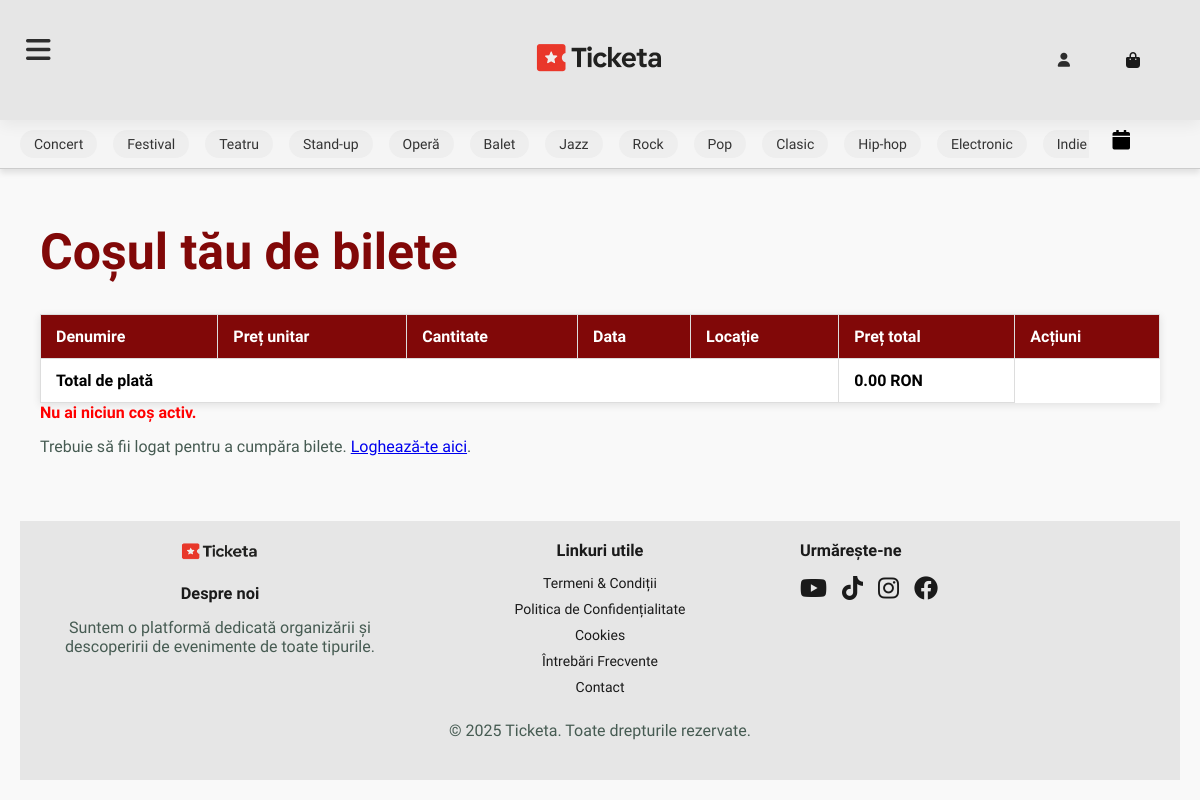
The app's page /cart.php with its own data.
### tables this page shows
CREATE TABLE `categories` (
  `id_cat` int(11) NOT NULL,
  `denumire` varchar(255) NOT NULL
);

### cart.php (the view, shortened to what this page needs)
<?php
require_once 'includes/dbh.inc.php';
?>
<!DOCTYPE html>
<html lang="en">
<head>
    <link rel="stylesheet" href="https://use.fontawesome.com/releases/v6.4.0/css/all.css" />
    <link rel="stylesheet" href="style.css" />
    <link rel="stylesheet" href="https://cdn.jsdelivr.net/npm/flatpickr/dist/flatpickr.min.css">
</head>
<body>
<section id="header">
    <button id="menu-toggle" aria-label="Toggle menu" aria-expanded="false" aria-controls="navbar-left">
        <i class="fa-solid fa-bars"></i>
    </button>
    <div id="logo">
        <a href="index.php">
            <img src="IMG/logo.png" alt="Logo" width="150" height="150">
        </a>
    </div>
    <div class="header-right">
        <ul id="navbar-right">
            <?php if (isset($_SESSION["user_fname"])): ?>
                <li class="greeting" style="padding: 10px; color: #1a1a1a;">
                    <a href="profile.php" style="color: #1a1a1a; text-decoration: none;">
                        Salut, <?= htmlspecialchars($_SESSION["user_fname"]) ?>!
                    </li>
            <?php else: ?>
                <li class="mobile-login-btn">
                    <button id="mobile-login-button"><i class="fa-solid fa-user"></i></button>
                </li>
            <?php endif; ?>
                <li><a href="cart.php"><i class="fas fa-shopping-bag"></i></a></li>
            </ul>
        </div>
</section>
    <section id="subheader">
        <div class="category-wrapper">
            <div class="category-scroll">
                <div class="category-scroll">
                <?php
                    try {
                        $stmt = $pdo->query("SELECT * FROM categories ORDER BY id_cat ASC");
                        $categories = $stmt->fetchAll(PDO::FETCH_ASSOC);
                    } catch (PDOException $e) {
                        echo "Eroare la preluarea categoriilor: " . $e->getMessage();
                    }
                    if ($categories) {
                        foreach ($categories as $categoryItem) {
                            $denumire = htmlspecialchars($categoryItem['denumire']);
                            $urlCategory = urlencode($denumire);
                            echo '<a href="discover_events.php?category=' . $urlCategory . '" class="category-link">' . $denumire . '</a>';
                        }
                    } else {
                        echo '<p>Nu există categorii disponibile.</p>';
                    }
                ?>
                </div>
                <div id="calendar-container" style="position: relative; display: inline-block;">
                    <i id="calendar-icon" class="fa fa-calendar" style="cursor: pointer; font-size: 20px; margin-left: 8px;"></i>
                </div>
            </div>
        </div>
    </section>
    <div id="main-wrapper">
        <section id="main-content" style="margin-top: 180px;">
        <h1>Coșul tău de bilete</h1>
        <table id="cart-table">
            <thead>
                <tr>
                    <th>Denumire</th>
                    <th>Preț unitar</th>
                    <th>Cantitate</th>
                    <th>Data</th>
                    <th>Locație</th>
                    <th>Preț total</th>
                    <th>Acțiuni</th>
                </tr>
            </thead>
            <tfoot>
                <tr>
                    <td colspan="5">Total de plată</td>
                    <td id="total-price">0 RON</td>
                </tr>
            </tfoot>
        </table>
        <div id="empty-cart-message" style="display: none; color: red; font-weight: bold;">
            Nu ai niciun coș activ.
        </div>
        <?php if (isset($_SESSION['user_id'])): ?>
            <form id="buy-form" action="includes/buy_cart.php" method="POST" onsubmit="return prepareCartData();">
                <input type="hidden" name="cartData" id="cartData" />
                <button id="buy-button" type="submit">Cumpără bilete</button>
            </form>
            <?php else: ?>
                <p>Trebuie să fii logat pentru a cumpăra bilete. <a href="login.php">Loghează-te aici</a>.</p>
            <?php endif; ?>
        </section>
    </div>
<footer class="footer" style="bottom: 0; width: 100%;">
        <div class="footer-container">
            <div class="footer-column">
                <center>
                    <img src="IMG/logo2.png" width="90" height="20" style="margin-bottom: 20px;">
                    <h3 style="text-align: center;">Despre noi</h3>
                    <p>Suntem o platformă dedicată organizării și descoperirii de evenimente de toate tipurile.</p>
                </center>
            </div>
            <div class="footer-column">
                <center>
                    <h3>Linkuri utile</h3>
                    <ul class="footer-policy">
                        <li><a href="#">Termeni & Condiții</a></li>
                        <li><a href="#">Politica de Confidențialitate</a></li>
                        <li><a href="#">Cookies</a></li>
                        <li><a href="#">Întrebări Frecvente</a></li>
                        <li><a href="#">Contact</a></li>
                    </ul>
                </center>
            </div>
            <div class="footer-column">
                <h3>Urmărește-ne</h3>
                <ul class="social-icons">
                    <li><a href="https://www.youtube.com/" target="_blank">
                            <i class="fa-brands fa-youtube"></i></a></li>
                    <li><a href="https://www.tiktok.com/" target="_blank">
                            <i class="fa-brands fa-tiktok"></i></a></li>
                    <li><a href="https://www.instagram.com/" target="_blank">
                            <i class="fa-brands fa-instagram"></i></a></li>
                    <li><a href="https://www.facebook.com/" target="_blank">
                            <i class="fa-brands fa-facebook"></i></a></li>
                </ul>
            </div>
        </div>
        <div class="footer-bottom">
            <p>&copy; 2025 Ticketa. Toate drepturile rezervate.</p>
        </div>
    </footer>
</body>
</html>

### style.css (style rules this page uses)
* { margin: 0; padding: 0; box-sizing: border-box; font-family: 'Spartan', sans-serif; }
h1 { font-size: 50px; line-height: 64px; color: #222; }
p { font-size: 16px; color: #465b52; margin: 15px 0 20px 0; }
body { width: 100%; }
#header { display: flex; align-items: center; justify-content: space-between; padding: 20px 40px; background-color: #e6e6e6; box-shadow: 0 5px 15px rgba(0, 0, 0, 0.06); height: 120px; flex-wrap: wrap; gap: 15px; position: fixed; top: 0; left: 0; right: 0; z-index: 1000; }
.header-left, .header-right { display: flex; align-items: center; }
#navbar-left, #navbar-right { display: flex; align-items: center; justify-content: center; }
#navbar-left li, #navbar-right li { list-style-type: none; padding: 0 20px; position: relative; }
#navbar-left li a, #navbar-right li a { text-decoration: none; font-size: 16px; font-weight: 600; color: #1a1a1a; transition: 0.3s ease; }
#logo { position: absolute; left: 50%; top: 50%; transform: translate(-50%, -50%); }
#subheader { width: 100%; background-color: #f5f5f5; padding: 10px 20px; border-bottom: 1px solid #ccc; position: fixed; top: 120px; left: 0; right: 0; z-index: 999; box-shadow: 0 4px 6px rgba(0, 0, 0, 0.1); }
.category-wrapper { display: flex; align-items: center; position: relative; overflow: hidden; }
.category-scroll { display: flex; gap: 16px; flex-wrap: nowrap; overflow-x: auto; scrollbar-width: none; -ms-overflow-style: none; flex-grow: 1; max-width: calc(100% - 40px); }
.category-scroll a { white-space: nowrap; text-decoration: none; color: #333; padding: 6px 14px; border-radius: 20px; background-color: #eee; font-size: 14px; transition: 0.3s ease; }
.category-wrapper { display: flex; align-items: center; position: relative; overflow: hidden; padding-right: 10px; }
.category-scroll { display: flex; gap: 16px; overflow-x: hidden; flex-grow: 1; }
.category-scroll a { white-space: nowrap; text-decoration: none; color: #333; padding: 6px 14px; border-radius: 20px; background-color: #eee; font-size: 14px; transition: 0.3s ease; flex-shrink: 0; }
* { box-sizing: border-box; }
button { background-color: #04AA6D; color: white; padding: 14px 20px; margin: 8px 0; border: none; cursor: pointer; width: 100%; opacity: 0.9; }
.mobile-login-btn { display: none; }
@media screen and (min-width: 1025px) { #menu-toggle { display: none; } }
@media screen and (max-width: 1800px) { #menu-toggle { display: block !important; background: none; border: 20px; font-size: 28px; cursor: pointer; color: #1a1a1a !important; position: fixed; z-index: 2100; top: 20px; left: 20px; padding: 6px; width: auto; height: auto; } }
@media screen and (max-width: 1800px) { .mobile-login-btn { display: block; } }
@media screen and (max-width: 1800px) { #mobile-login-button { background-color: transparent; color: #1a1a1a; border: none; padding: 8px 16px; border-radius: 20px; cursor: pointer; font-size: 14px; transition: background-color 0.3s; } }
#menu-toggle { display: none; background: none; border: none; font-size: 28px; cursor: pointer; color: #810808; }
.footer { background-color: #e6e6e6; color: #1a1a1a; padding: 40px 20px 20px 20px; font-size: 14px; }
.footer-container { display: flex; justify-content: space-between; flex-wrap: wrap; gap: 20px; max-width: 1200px; margin: auto; }
.footer-column { flex: 1 1 250px; }
.footer-column h3 { margin-bottom: 15px; color: #1a1a1a; }
.footer-column p, .footer-column ul { margin: 0; padding: 0; list-style: none; }
.footer-column a { color: #1a1a1a; text-decoration: none; }
.footer-bottom { text-align: center; border-top: 1px solid #e6e6e6; font-size: 13px; color: #1a1a1a; }
.footer-policy { margin-top: 20px; margin-bottom: 20px; }
.footer-policy li { margin: 10px 0; }
.social-icons { display: flex; gap: 15px; list-style: none; padding: 0; margin: 15px 0; }
.social-icons a { color: #1a1a1a; font-size: 24px; transition: color 0.3s ease; text-decoration: none; }

### records on screen
categories: denumire "Concert"
categories: denumire "Festival"
categories: denumire "Teatru"
categories: denumire "Stand-up"
categories: denumire "Operă"
categories: denumire "Balet"
categories: denumire "Jazz"
categories: denumire "Rock"
categories: denumire "Pop"
categories: denumire "Clasic"
categories: denumire "Hip-hop"
categories: denumire "Electronic"
categories: denumire "Indie"
